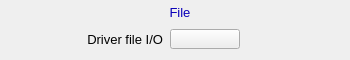
<?xml version="1.0" ?>
<ui version="4.0">
  <class>Dialog</class>
  <widget class="QWidget" name="screen">
    <property name="geometry">
      <rect>
        <x>139</x>
        <y>165</y>
        <width>350</width>
        <height>60</height>
      </rect>
    </property>
    <property name="styleSheet">
      <string notr="true">QWidget#screen {
  color: rgb(0, 0, 0);
  background-color: rgb(187, 187, 187);
  }</string>
    </property>
    <property name="windowTitle">
      <string>ADDriverFile</string>
    </property>
    <widget class="PyDMFrame" name="composite">
      <property name="geometry">
        <rect>
          <x>0</x>
          <y>0</y>
          <width>350</width>
          <height>60</height>
        </rect>
      </property>
      <widget class="PyDMFrame" name="composite_1">
        <property name="geometry">
          <rect>
            <x>127</x>
            <y>2</y>
            <width>107</width>
            <height>21</height>
          </rect>
        </property>
        <widget class="PyDMFrame" name="composite_2">
          <property name="geometry">
            <rect>
              <x>0</x>
              <y>0</y>
              <width>107</width>
              <height>21</height>
            </rect>
          </property>
          <widget class="PyDMDrawingRectangle" name="rectangle">
            <property name="geometry">
              <rect>
                <x>127</x>
                <y>2</y>
                <width>107</width>
                <height>21</height>
              </rect>
            </property>
            <property name="brush" stdset="0">
              <brush brushstyle="SolidPattern">
                <color alpha="255">
                  <red>218</red>
                  <green>218</green>
                  <blue>218</blue>
                </color>
              </brush>
            </property>
            <property name="penStyle" stdset="0">
              <enum>Qt::SolidLine</enum>
            </property>
            <property name="penColor" stdset="0">
              <color>
                <red>218</red>
                <green>218</green>
                <blue>218</blue>
              </color>
            </property>
            <property name="penWidth" stdset="0">
              <double>0</double>
            </property>
            <property name="penCapStyle" stdset="0">
              <enum>Qt::FlatCap</enum>
            </property>
            <property name="toolTip">
              <string>rectangle</string>
            </property>
          </widget>
        </widget>
        <widget class="QLabel" name="text">
          <property name="geometry">
            <rect>
              <x>33</x>
              <y>0</y>
              <width>40</width>
              <height>20</height>
            </rect>
          </property>
          <property name="text">
            <string>File</string>
          </property>
          <property name="font" stdset="0">
            <font>
              <pointsize>10</pointsize>
            </font>
          </property>
          <property name="brush" stdset="0">
            <brush brushstyle="SolidPattern">
              <color alpha="255">
                <red>10</red>
                <green>0</green>
                <blue>184</blue>
              </color>
            </brush>
          </property>
          <property name="toolTip">
            <string>text</string>
          </property>
          <property name="alignment">
            <set>Qt::AlignCenter</set>
          </property>
          <property name="styleSheet">
            <string notr="true">QLabel#text {
  color: rgb(10, 0, 184);
  }</string>
          </property>
        </widget>
      </widget>
      <widget class="PyDMDrawingRectangle" name="rectangle_1">
        <property name="geometry">
          <rect>
            <x>0</x>
            <y>0</y>
            <width>350</width>
            <height>60</height>
          </rect>
        </property>
        <property name="brush" stdset="0">
          <brush brushstyle="NoBrush">
            <color alpha="255">
              <red>0</red>
              <green>0</green>
              <blue>0</blue>
            </color>
          </brush>
        </property>
        <property name="penStyle" stdset="0">
          <enum>Qt::SolidLine</enum>
        </property>
        <property name="penColor" stdset="0">
          <color>
            <red>0</red>
            <green>0</green>
            <blue>0</blue>
          </color>
        </property>
        <property name="penWidth" stdset="0">
          <double>1</double>
        </property>
        <property name="penCapStyle" stdset="0">
          <enum>Qt::FlatCap</enum>
        </property>
        <property name="toolTip">
          <string>rectangle_1</string>
        </property>
      </widget>
      <widget class="QLabel" name="text_1">
        <property name="geometry">
          <rect>
            <x>13</x>
            <y>29</y>
            <width>150</width>
            <height>20</height>
          </rect>
        </property>
        <property name="text">
          <string>Driver file I/O</string>
        </property>
        <property name="font" stdset="0">
          <font>
            <pointsize>10</pointsize>
          </font>
        </property>
        <property name="brush" stdset="0">
          <brush brushstyle="SolidPattern">
            <color alpha="255">
              <red>0</red>
              <green>0</green>
              <blue>0</blue>
            </color>
          </brush>
        </property>
        <property name="toolTip">
          <string>text_1</string>
        </property>
        <property name="alignment">
          <set>Qt::AlignRight|Qt::AlignTrailing|Qt::AlignVCenter</set>
        </property>
        <property name="styleSheet">
          <string notr="true">QLabel#text_1 {
  color: rgb(0, 0, 0);
  }</string>
        </property>
      </widget>
      <widget class="PyDMRelatedDisplayButton" name="related_display">
        <property name="geometry">
          <rect>
            <x>170</x>
            <y>29</y>
            <width>70</width>
            <height>20</height>
          </rect>
        </property>
        <property name="showIcon" stdset="0">
          <bool>true</bool>
        </property>
        <property name="font" stdset="0">
          <font>
            <pointsize>10</pointsize>
          </font>
        </property>
        <property name="styleSheet">
          <string notr="true">PyDMRelatedDisplayButton#related_display {
  color: rgb(0, 0, 0);
  background-color: rgb(115, 223, 255);
  }</string>
        </property>
        <property name="titles" stdset="0">
          <stringlist>
            <string/>
          </stringlist>
        </property>
        <property name="filenames" stdset="0">
          <stringlist>
            <string>FilePlugin_V24.ui</string>
          </stringlist>
        </property>
        <property name="macros" stdset="0">
          <stringlist>
            <string>P=${P},R=${R}</string>
          </stringlist>
        </property>
        <property name="openInNewWindow" stdset="0">
          <bool>true</bool>
        </property>
      </widget>
    </widget>
  </widget>
  <customwidgets>
    <customwidget>
      <class>PyDMFrame</class>
      <extends>QFrame</extends>
      <header>pydm.widgets.frame</header>
    </customwidget>
    <customwidget>
      <class>PyDMDrawingRectangle</class>
      <extends>QWidget</extends>
      <header>pydm.widgets.drawing</header>
    </customwidget>
    <customwidget>
      <class>PyDMLabel</class>
      <extends>QLabel</extends>
      <header>pydm.widgets.label</header>
    </customwidget>
    <customwidget>
      <class>PyDMRelatedDisplayButton</class>
      <extends>QPushButton</extends>
      <header>pydm.widgets.related_display_button</header>
    </customwidget>
  </customwidgets>
</ui>
